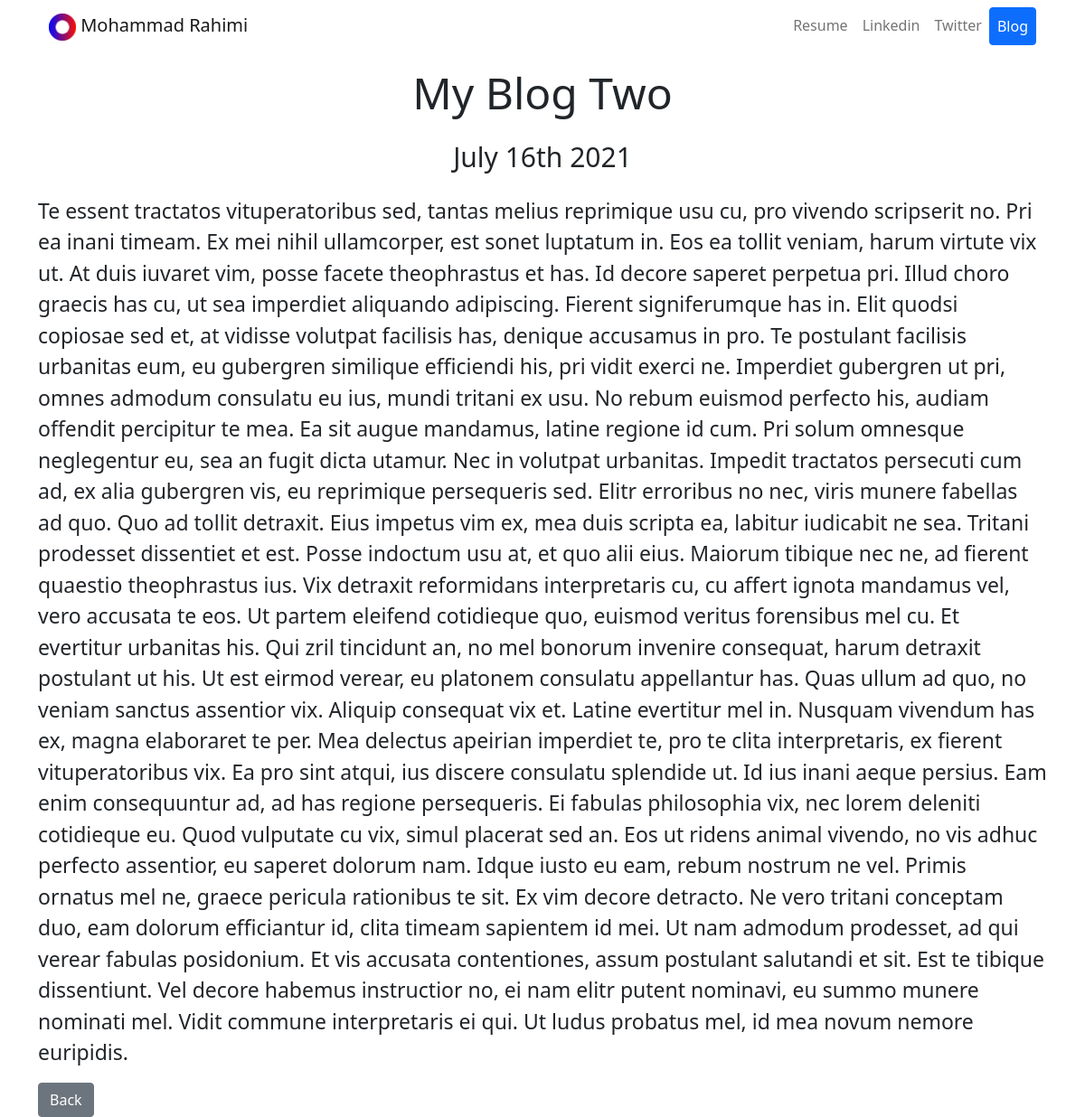
The app's page /blog/2/ with its own data.
### blog/models.py (models this page shows, shortened)
class Blog(models.Model):
    title = models.CharField(max_length=200)
    description = models.TextField()
    date = models.DateField()

### blog/views.py (the view)
# urls.py: path('<int:blog_id>/', views.detail, name="detail"),
def detail(request, blog_id):
    blog = get_object_or_404(Blog, pk=blog_id)
    return render(request, 'blog/detail.html', {'blog': blog})

### blog/templates/blog/detail.html
{% extends 'portfolio/base.html' %}
{% block content %}
	<div class="container">
		<h1 class="display-5 text-center mt-3">{{ blog.title }}</h1>
		<h2 style="font-size: 30px; font-weight: 300" class="text-center my-4">{{ blog.date|date:'F jS Y' }}</h2>
		<p style="font-size: 23px; font-weight: 300">{{blog.description|safe}}</p>
		<a href="{% url 'blog:all_blogs' %}" class="btn btn-secondary">Back</a>
	</div>
{% endblock %}

### records on screen
Blog: title "My Blog Two", date "July 16th 2021", description "Te essent tractatos vituperatoribus sed, tantas melius reprimique usu cu, pro vivendo scripserit no. Pri ea inani timeam. Ex mei nihil ullamcorper, est sonet luptatum in. Eos ea tollit veniam, harum virtute vix ut. At duis iuvaret vim, posse facete theophrastus et has. Id decore saperet perpetua pri. Illud choro graecis has cu, ut sea imperdiet aliquando adipiscing. Fierent signiferumque has in. Elit quodsi copiosae sed et, at vidisse volutpat facilisis has, denique accusamus in pro. Te postulant facilisis urbanitas eum, eu gubergren similique efficiendi his, pri vidit exerci ne. Imperdiet gubergren ut pri, omnes admodum consulatu eu ius, mundi tritani ex usu. No rebum euismod perfecto his,…"
